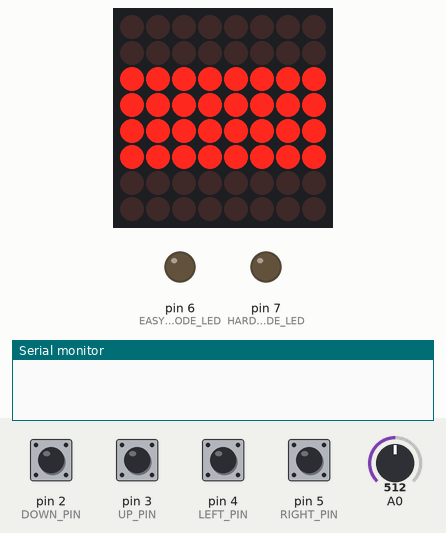
Recording of a sketch running on a simulated Arduino Uno, built with avr-gcc and run on an emulated ATmega328P. On the bench: 8×8 LED matrix, output pins drawn as LEDs (lit = HIGH), the last lines printed to the serial monitor. The inputs (shaded band) are chosen by the test bench; at power-on: pin 2 (DOWN_PIN), pin 3 (UP_PIN), pin 4 (LEFT_PIN), pin 5 (RIGHT_PIN) LOW, A0 = 512. Random numbers use the default seed unless the sketch sets one.

Above: at 3.6 s.
5.8 s: pin 2 (DOWN_PIN) pulled HIGH for 0.15 s
At 6.8 s:
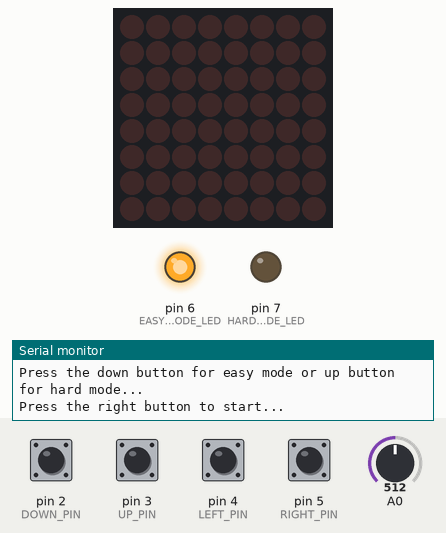
7.4 s: pin 5 (RIGHT_PIN) pulled HIGH for 0.15 s
At 7.9 s:
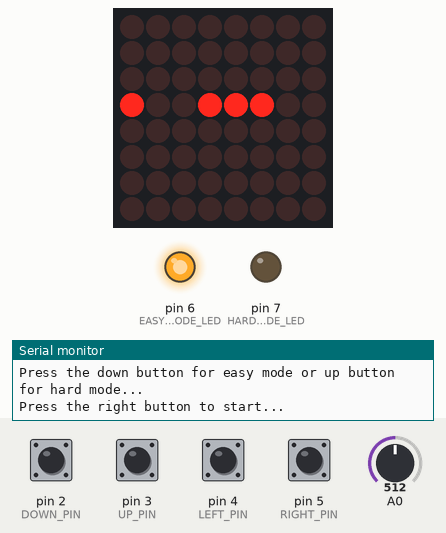
10.5 s: pin 3 (UP_PIN) pulled HIGH for 0.15 s
At 11.4 s:
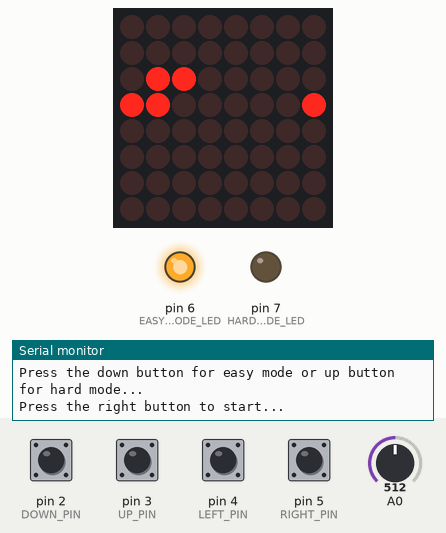
13.6 s: pin 4 (LEFT_PIN) pulled HIGH for 0.15 s
At 14.2 s:
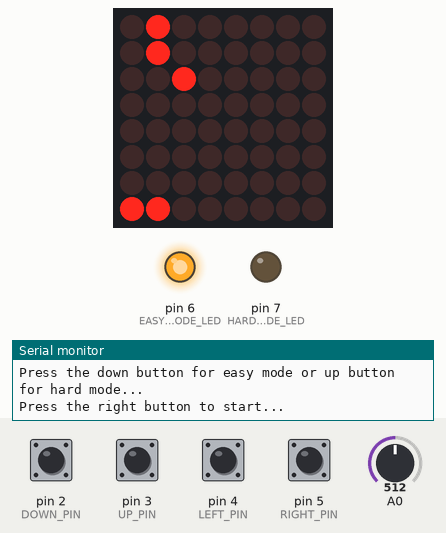
16.7 s: pin 2 (DOWN_PIN) pulled HIGH for 1 s
At 17.7 s:
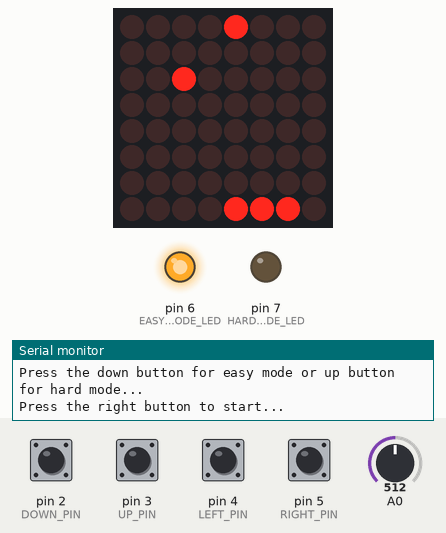
20.7 s: pin 4 (LEFT_PIN) pulled HIGH for 1 s
At 21.7 s:
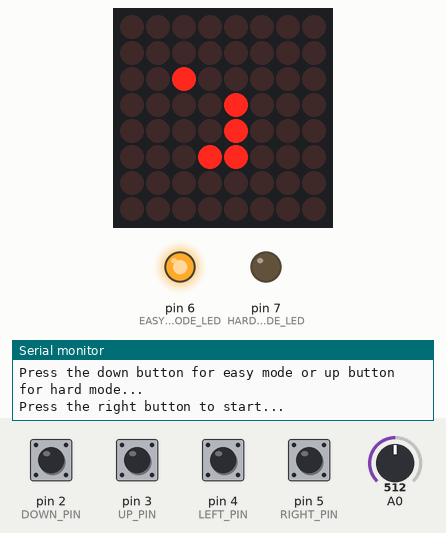

The sketch:

projeto_gb.ino
```cpp
#include <LedControl.h>

const byte DOWN_PIN = 2;
const byte UP_PIN = 3;
const byte LEFT_PIN = 4;
const byte RIGHT_PIN = 5;
const byte EASY_MODE_LED = 6;
const byte HARD_MODE_LED = 7;

const byte DISPLAY_DATA_IN_PIN = 8;
const byte DISPLAY_CLOCK_PIN = 10;
const byte DISPLAY_CS_PIN = 9;

const byte VERTICAL_SIZE = 8;
const byte HORIZONTAL_SIZE = 8;
const int BOARD_SIZE = VERTICAL_SIZE * HORIZONTAL_SIZE;

const int EASY_MODE_INTERVAL_IN_MS = 700;
const int EASY_MODE_SUBTRACTOR_IN_MS = 6;
const int HARD_MODE_INTERVAL_IN_MS = 620;
const int HARD_MODE_SUBTRACTOR_IN_MS = 7;

const PROGMEM bool snakeMessage[8][69] = {
  {0, 0, 0, 0, 0, 0, 0, 0, 0, 0, 0, 0, 0, 0, 0, 0, 0, 0, 0, 0, 0, 0, 0, 0, 0, 0, 0, 0, 0, 0, 0, 0, 0, 0, 0, 0, 0, 0, 0, 0, 0, 0, 0, 0, 0, 0, 0, 0, 0, 0, 0, 0, 0, 0, 0, 0, 0, 0, 0, 0, 0, 0, 0, 0, 0, 0, 0, 0, 0},
  {0, 0, 0, 0, 0, 0, 0, 0, 0, 1, 1, 1, 1, 0, 0, 1, 0, 0, 0, 1, 0, 0, 1, 1, 1, 0, 0, 1, 0, 0, 0, 1, 0, 1, 1, 1, 1, 1, 0, 0, 0, 0, 0, 0, 0, 0, 0, 0, 0, 0, 0, 0, 0, 0, 0, 0, 0, 0, 0, 0, 0, 0, 0, 0, 0, 0, 0, 0, 0},
  {0, 0, 0, 0, 0, 0, 0, 0, 1, 0, 0, 0, 0, 0, 0, 1, 1, 0, 0, 1, 0, 1, 0, 0, 0, 1, 0, 1, 0, 0, 1, 0, 0, 1, 0, 0, 0, 0, 0, 0, 0, 0, 0, 0, 1, 1, 1, 1, 1, 1, 1, 1, 1, 1, 1, 1, 0, 0, 0, 0, 0, 0, 0, 0, 0, 0, 0, 0, 0},
  {0, 0, 0, 0, 0, 0, 0, 0, 1, 0, 0, 0, 0, 0, 0, 1, 1, 1, 0, 1, 0, 1, 0, 0, 0, 1, 0, 1, 0, 1, 0, 0, 0, 1, 0, 0, 0, 0, 0, 0, 1, 1, 1, 1, 1, 1, 1, 1, 1, 1, 1, 1, 1, 1, 1, 0, 1, 0, 0, 1, 0, 0, 0, 0, 0, 0, 0, 0, 0},
  {0, 0, 0, 0, 0, 0, 0, 0, 0, 1, 1, 1, 1, 0, 0, 1, 0, 1, 0, 1, 0, 1, 1, 1, 1, 1, 0, 1, 1, 0, 0, 0, 0, 1, 1, 1, 1, 1, 0, 0, 0, 0, 1, 1, 1, 1, 1, 1, 1, 1, 1, 1, 1, 1, 1, 1, 1, 1, 1, 0, 0, 0, 0, 0, 0, 0, 0, 0, 0},
  {0, 0, 0, 0, 0, 0, 0, 0, 0, 0, 0, 0, 0, 1, 0, 1, 0, 1, 1, 1, 0, 1, 0, 0, 0, 1, 0, 1, 0, 1, 0, 0, 0, 1, 0, 0, 0, 0, 0, 0, 0, 0, 0, 0, 1, 1, 1, 1, 1, 1, 1, 1, 1, 1, 1, 1, 1, 0, 0, 1, 0, 0, 0, 0, 0, 0, 0, 0, 0},
  {0, 0, 0, 0, 0, 0, 0, 0, 0, 0, 0, 0, 0, 1, 0, 1, 0, 0, 1, 1, 0, 1, 0, 0, 0, 1, 0, 1, 0, 0, 1, 0, 0, 1, 0, 0, 0, 0, 0, 0, 0, 0, 0, 0, 0, 0, 0, 0, 0, 0, 0, 0, 0, 0, 0, 0, 0, 0, 0, 0, 0, 0, 0, 0, 0, 0, 0, 0, 0},
  {0, 0, 0, 0, 0, 0, 0, 0, 0, 1, 1, 1, 1, 0, 0, 1, 0, 0, 0, 1, 0, 1, 0, 0, 0, 1, 0, 1, 0, 0, 0, 1, 0, 1, 1, 1, 1, 1, 0, 0, 0, 0, 0, 0, 0, 0, 0, 0, 0, 0, 0, 0, 0, 0, 0, 0, 0, 0, 0, 0, 0, 0, 0, 0, 0, 0, 0, 0, 0}
};

const PROGMEM bool lostMessage[8][67] = {
  {0, 0, 0, 0, 0, 0, 0, 0, 0, 0, 0, 0, 0, 0, 0, 0, 0, 0, 0, 0, 0, 0, 0, 0, 0, 0, 0, 0, 0, 0, 0, 0, 0, 0, 0, 0, 0, 0, 0, 0, 0, 0, 0, 0, 0, 0, 0, 0, 0, 0, 0, 0, 0, 0, 0, 0, 0, 0, 0, 0, 0, 0, 0, 0, 0, 0, 0},
  {0, 0, 0, 0, 0, 0, 0, 0, 1, 1, 1, 1, 1, 0, 0, 1, 1, 1, 0, 0, 1, 0, 0, 0, 1, 0, 1, 1, 1, 1, 1, 0, 0, 0, 0, 1, 1, 1, 0, 0, 1, 0, 0, 0, 1, 0, 1, 1, 1, 1, 1, 0, 1, 1, 1, 1, 0, 0, 1, 0, 0, 0, 0, 0, 0, 0, 0},
  {0, 0, 0, 0, 0, 0, 0, 0, 1, 0, 0, 0, 1, 0, 1, 0, 0, 0, 1, 0, 1, 1, 0, 1, 1, 0, 1, 0, 0, 0, 0, 0, 0, 0, 1, 0, 0, 0, 1, 0, 1, 0, 0, 0, 1, 0, 1, 0, 0, 0, 0, 0, 1, 0, 0, 0, 1, 0, 1, 0, 0, 0, 0, 0, 0, 0, 0},
  {0, 0, 0, 0, 0, 0, 0, 0, 1, 0, 0, 0, 0, 0, 1, 0, 0, 0, 1, 0, 1, 0, 1, 0, 1, 0, 1, 0, 0, 0, 0, 0, 0, 0, 1, 0, 0, 0, 1, 0, 1, 0, 0, 0, 1, 0, 1, 0, 0, 0, 0, 0, 1, 0, 0, 0, 1, 0, 1, 0, 0, 0, 0, 0, 0, 0, 0},
  {0, 0, 0, 0, 0, 0, 0, 0, 1, 0, 0, 0, 0, 0, 1, 1, 1, 1, 1, 0, 1, 0, 0, 0, 1, 0, 1, 1, 1, 1, 1, 0, 0, 0, 1, 0, 0, 0, 1, 0, 1, 0, 0, 0, 1, 0, 1, 1, 1, 1, 1, 0, 1, 1, 1, 1, 0, 0, 1, 0, 0, 0, 0, 0, 0, 0, 0},
  {0, 0, 0, 0, 0, 0, 0, 0, 1, 0, 0, 1, 1, 0, 1, 0, 0, 0, 1, 0, 1, 0, 0, 0, 1, 0, 1, 0, 0, 0, 0, 0, 0, 0, 1, 0, 0, 0, 1, 0, 1, 0, 0, 0, 1, 0, 1, 0, 0, 0, 0, 0, 1, 0, 1, 0, 0, 0, 1, 0, 0, 0, 0, 0, 0, 0, 0},
  {0, 0, 0, 0, 0, 0, 0, 0, 1, 0, 0, 0, 1, 0, 1, 0, 0, 0, 1, 0, 1, 0, 0, 0, 1, 0, 1, 0, 0, 0, 0, 0, 0, 0, 1, 0, 0, 0, 1, 0, 0, 1, 0, 1, 0, 0, 1, 0, 0, 0, 0, 0, 1, 0, 0, 1, 0, 0, 0, 0, 0, 0, 0, 0, 0, 0, 0},
  {0, 0, 0, 0, 0, 0, 0, 0, 1, 1, 1, 1, 1, 0, 1, 0, 0, 0, 1, 0, 1, 0, 0, 0, 1, 0, 1, 1, 1, 1, 1, 0, 0, 0, 0, 1, 1, 1, 0, 0, 0, 0, 1, 0, 0, 0, 1, 1, 1, 1, 1, 0, 1, 0, 0, 0, 1, 0, 1, 0, 0, 0, 0, 0, 0, 0, 0}
};

const PROGMEM bool winMessage[8][28] = {
  {0, 0, 0, 0, 0, 0, 0, 0, 0, 0, 0, 0, 0, 0, 0, 0, 0, 0, 0, 0, 0, 0, 0, 0, 0, 0, 0, 0 },
  {0, 0, 0, 0, 0, 0, 0, 0, 1, 0, 0, 0, 1, 0, 1, 0, 1, 0, 0, 0, 1, 0, 1, 0, 0, 0, 0, 0 },
  {0, 0, 0, 0, 0, 0, 0, 0, 1, 0, 0, 0, 1, 0, 1, 0, 1, 1, 0, 0, 1, 0, 1, 0, 0, 0, 0, 0 },
  {0, 0, 0, 0, 0, 0, 0, 0, 1, 0, 0, 0, 1, 0, 1, 0, 1, 1, 1, 0, 1, 0, 1, 0, 0, 0, 0, 0 },
  {0, 0, 0, 0, 0, 0, 0, 0, 1, 0, 0, 0, 1, 0, 1, 0, 1, 0, 1, 0, 1, 0, 1, 0, 0, 0, 0, 0 },
  {0, 0, 0, 0, 0, 0, 0, 0, 1, 0, 1, 0, 1, 0, 1, 0, 1, 0, 1, 1, 1, 0, 1, 0, 0, 0, 0, 0 },
  {0, 0, 0, 0, 0, 0, 0, 0, 1, 1, 0, 1, 1, 0, 1, 0, 1, 0, 0, 1, 1, 0, 0, 0, 0, 0, 0, 0 },
  {0, 0, 0, 0, 0, 0, 0, 0, 1, 0, 0, 0, 1, 0, 1, 0, 1, 0, 0, 0, 1, 0, 1, 0, 0, 0, 0, 0 }
};

enum Direction {
  UP,
  RIGHT,
  DOWN,
  LEFT
};

struct Point {
  byte x;
  byte y;
};

Point food = { 0, 0 };
Point snake[BOARD_SIZE] = { { 3, 4 }, { 4, 4 }, { 5, 4 } };
const byte INITIAL_SNAKE_LENGTH = 3;
int snakeLength = INITIAL_SNAKE_LENGTH;
Direction direction = RIGHT;

int updateIntervalInMs = EASY_MODE_INTERVAL_IN_MS;
short intervalSubtractorInMs = EASY_MODE_SUBTRACTOR_IN_MS;
unsigned long timeElapsedInMs = 0;

bool buttonAlreadyPressedForNextRender = false;

LedControl display = LedControl(DISPLAY_DATA_IN_PIN, DISPLAY_CLOCK_PIN, DISPLAY_CS_PIN);

void setup() {
  Serial.begin(9600);
  setupPins();
  setupDisplay();
  setupGame();
}

void loop() {
  if (canUpdateGameState()) {
    updateGameState();
  }
  readInputsAndUpdateSnakeDirection();
}

void setupPins() {
  pinMode(DOWN_PIN, INPUT);
  pinMode(UP_PIN, INPUT);
  pinMode(LEFT_PIN, INPUT);
  pinMode(RIGHT_PIN, INPUT);
  pinMode(EASY_MODE_LED, OUTPUT);
  pinMode(HARD_MODE_LED, OUTPUT);
}

void setupDisplay() {
  display.shutdown(0, false);
  display.setIntensity(0, 0);
  display.clearDisplay(0);
}

void setupGame() {
  displaySnakeMessage();
  Serial.println("Press the down button for easy mode or up button for hard mode...");
  while (!isModeChosen());
  Serial.println("Press the right button to start...");
  while (!canBeginGame());
  generateFood();
}

void displaySnakeMessage() {
  display.clearDisplay(0);
  for (int k = 0; k < sizeof(snakeMessage[0]) - 7; k++) {
    for (int column = 0; column < 8; column++) {
      for (int row = 0; row < 8; row++) {
        display.setLed(0, row, column, pgm_read_byte(&(snakeMessage[row][column + k])));
      }
    }
    delay(70);
  }
}

bool isModeChosen() {
  if (digitalRead(UP_PIN)) {
    return selectHardMode();
  }
  if (digitalRead(DOWN_PIN)) {
    return selectEasyMode();
  }
  return false;
}

bool selectHardMode() {
  intervalSubtractorInMs = HARD_MODE_SUBTRACTOR_IN_MS;
  updateIntervalInMs = HARD_MODE_INTERVAL_IN_MS;
  digitalWrite(HARD_MODE_LED, HIGH);
  return true;
}

bool selectEasyMode() {
  intervalSubtractorInMs = EASY_MODE_SUBTRACTOR_IN_MS;
  updateIntervalInMs = EASY_MODE_INTERVAL_IN_MS;
  digitalWrite(EASY_MODE_LED, HIGH);
  return true;
}

bool canBeginGame() {
  return digitalRead(RIGHT_PIN);
}

void generateFood() {
  randomSeed(analogRead(0));
  bool validFoodCoordinates = false;

  while (!validFoodCoordinates) {
    byte x = random(1, HORIZONTAL_SIZE + 1);
    byte y = random(1, VERTICAL_SIZE + 1);

    for (int i = 0; i < snakeLength; i++) {
      if (hasFoodGenerationCollisionWithSnake(i, x, y)) {
        break;
      }
      if (isSnakeHead(i)) {
        validFoodCoordinates = true;
      }
    }
    food = {x, y};
  }
}

bool hasFoodGenerationCollisionWithSnake(int i, byte foodX, byte foodY) {
  return snake[i].x == foodX && snake[i].y == foodY;
}

bool isSnakeHead(int i) {
  return i + 1 == snakeLength;
}

bool canUpdateGameState() {
  if (millis() > timeElapsedInMs + updateIntervalInMs) {
    timeElapsedInMs = millis();
    return true;
  }
  return false;
}

void updateGameState() {
  if (hasFoodCollision()) {
    handleFoodCollision();
  } else {
    moveSnake();
  }
  checkGameOver();
  renderState();
}

bool hasFoodCollision() {
  int head = snakeLength - 1;
  return food.x == snake[head].x && food.y == snake[head].y;
}

void handleFoodCollision() {
  increaseSnakeLength();
  increaseSnakeSpeed();
  generateFood();
}

void increaseSnakeLength() {
  int headPosition = snakeLength;
  moveHead(headPosition);
  snakeLength++;
}

int increaseSnakeSpeed() {
  updateIntervalInMs -= intervalSubtractorInMs;
}

void moveSnake() {
  moveTail();
  int headPosition = snakeLength - 1;
  moveHead(headPosition);
}

void moveTail() {
  for (int i = 0; i < BOARD_SIZE - 1; i++) {
    if (isSnakeTail(i)) {
      snake[i] = snake[i + 1];
    }
  }
}

bool isSnakeTail(int i) {
  return i + 1 < snakeLength;
}

void moveHead(int toPosition) {
  if (direction == RIGHT) {
    moveHeadRight(toPosition);
  } else if (direction == LEFT) {
    moveHeadLeft(toPosition);
  } else if (direction == UP) {
    moveHeadUp(toPosition);
  } else if (direction == DOWN) {
    moveHeadDown(toPosition);
  }
}

void moveHeadRight(int toPosition) {
  int head = snakeLength - 1;
  byte x = snake[head].x + 1 > HORIZONTAL_SIZE ? 1 : snake[head].x + 1;
  snake[toPosition] = { x , snake[head].y };
}

void moveHeadLeft(int toPosition) {
  int head = snakeLength - 1;
  byte x = snake[head].x - 1 < 1 ? HORIZONTAL_SIZE : snake[head].x - 1;
  snake[toPosition] = { x , snake[head].y };
}

void moveHeadUp(int toPosition) {
  int head = snakeLength - 1;
  byte y = snake[head].y - 1 < 1 ? VERTICAL_SIZE : snake[head].y - 1;
  snake[toPosition] = { snake[head].x , y };
}

void moveHeadDown(int toPosition) {
  int head = snakeLength - 1;
  byte y = snake[head].y + 1 > VERTICAL_SIZE ? 1 : snake[head].y + 1;
  snake[toPosition] = { snake[head].x , y };
}

void checkGameOver() {
  if (hasPlayerWin()) {
    displayWinMessage();
  } else if (hasPlayerLost()) {
    displayLostMessage();
  }
}

bool hasPlayerWin() {
  return snakeLength >= BOARD_SIZE;
}

bool hasPlayerLost() {
  for (int i = 0; i < snakeLength - 1; i++) {
    if (hasSnakeCollision(i)) {
      return true;
    }
  }
  return false;
}

bool hasSnakeCollision(int tail) {
  int head = snakeLength - 1;
  return snake[head].x == snake[tail].x && snake[head].y == snake[tail].y;
}

void displayWinMessage() {
  Serial.println("You win! :)");
  blinkSnake();
  while (true) {
    display.clearDisplay(0);
    for (int k = 0; k < sizeof(winMessage[0]) - 7; k++) {
      for (int column = 0; column < 8; column++) {
        for (int row = 0; row < 8; row++) {
          display.setLed(0, row, column, pgm_read_byte(&(winMessage[row][column + k])));
        }
      }
      delay(50);
    }
  }
}

void displayLostMessage() {
  Serial.println("You lost... :(");
  blinkSnake();
  while (true) {
    display.clearDisplay(0);
    for (int k = 0; k < sizeof(lostMessage[0]) - 7; k++) {
      for (int column = 0; column < 8; column++) {
        for (int row = 0; row < 8; row++) {
          display.setLed(0, row, column, pgm_read_byte(&(lostMessage[row][column + k])));
        }
      }
      delay(50);
    }
  }
}

void blinkSnake() {
  for (int i = 0; i < 4; i++) {
    clearState();
    delay(300);
    renderSnake();
    delay(300);
  }
}

void renderState() {
  clearState();
  renderFood();
  renderSnake();
}

void clearState() {
  buttonAlreadyPressedForNextRender = false;
  display.clearDisplay(0);
}

void renderFood() {
  display.setLed(0, food.y - 1, food.x - 1, true);
}

void renderSnake() {
  for (int i = 0; i < BOARD_SIZE; i++) {
    if (i < snakeLength) {
      display.setLed(0, snake[i].y - 1, snake[i].x - 1, true);
    }
  }
}

void readInputsAndUpdateSnakeDirection() {
  if (isSnakeMovingHorizontally()) {
    checkVerticalButtons();
  }
  if (isSnakeMovingVertically()) {
    checkHorizontalButtons();
  }
}

bool isSnakeMovingHorizontally() {
  return (direction == RIGHT || direction == LEFT) && !buttonAlreadyPressedForNextRender;
}

void checkVerticalButtons() {
  if (digitalRead(UP_PIN)) {
    direction = UP;
    buttonAlreadyPressedForNextRender = true;
  } else if (digitalRead(DOWN_PIN)) {
    direction = DOWN;
    buttonAlreadyPressedForNextRender = true;
  }
}

bool isSnakeMovingVertically() {
  return (direction == UP || direction == DOWN) && !buttonAlreadyPressedForNextRender;
}

void checkHorizontalButtons() {
  if (digitalRead(RIGHT_PIN)) {
    direction = RIGHT;
    buttonAlreadyPressedForNextRender = true;
  } else if (digitalRead(LEFT_PIN)) {
    direction = LEFT;
    buttonAlreadyPressedForNextRender = true;
  }
}
```

Measured:
- after the input at 5.8 s, pin 6 (EASY_MODE_LED): LOW → HIGH at once
- after the input at 7.4 s, the display: changes at once (image 2)
- what the display in image 3 shows lasts 0.7 s, from 10.9 s to 11.6 s
